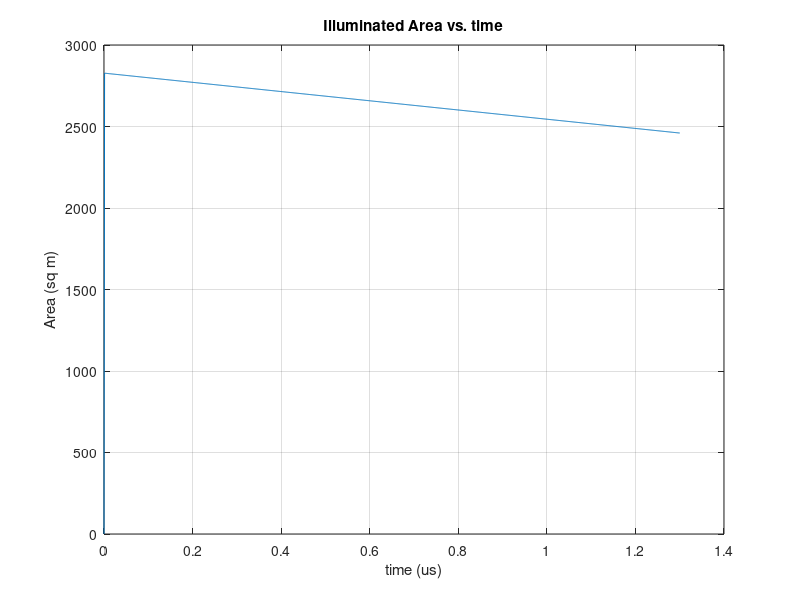
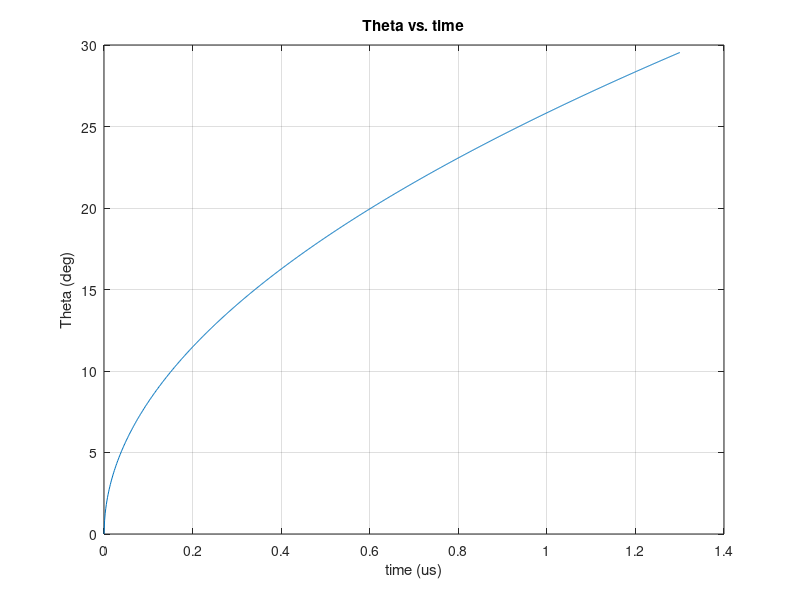
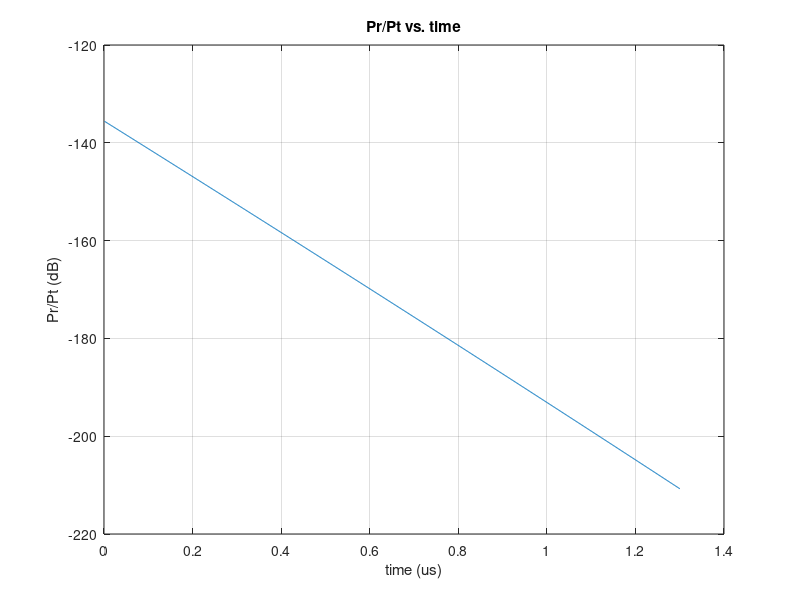
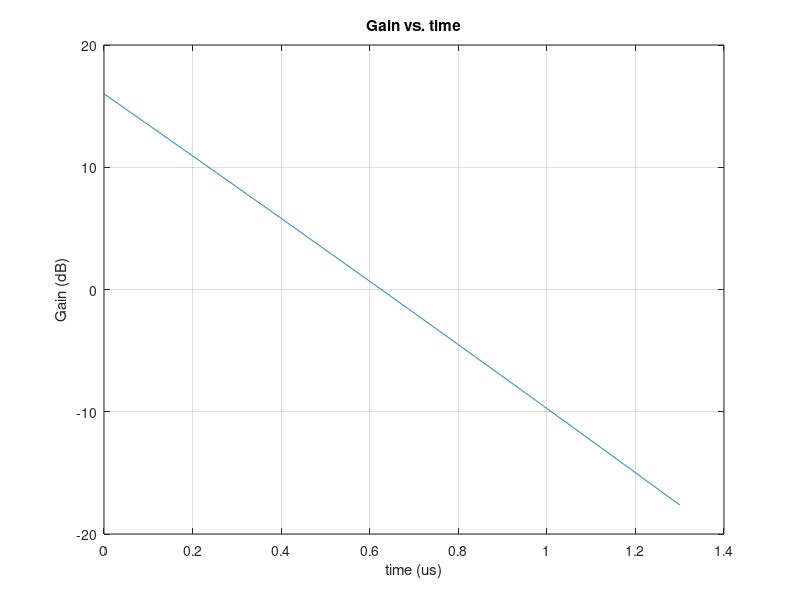

Reproduce these figures in MATLAB, in order.
% EECS725 Homework 3

clear;
close all;

% Universal constants
c         = 3e8;       % speed of light (m/s)

% Problem constraints
h         = 3e3;       % height (m)
lambda    = 10e-2;     % radar wavelength (m)
beta      = 25*pi/180; % 3dB beam width of antenna (Gaussian beam shape)
Go_dB     = 16;        % antenna peak gain (dB)
tau       = 1e-9;      % pulse duration (s)
sigma_o_0 = 0.1;       % backscattering coefficient

Go        = 10^(Go_dB/10); % antenna gain (linear)

% Simulation parameters
t_max     = 1.3e-6;    % max simulation time
N         = 1000;      % simulation granularity
t         = linspace(0,t_max,N); % time

%% Start simulation

t0 = h/c; % time that front part of transmitted pulse hits the earth
t1 = t0 + (c*tau/2); % time that back part of transmitted pulse hits the earth

% Compute radii for leading and trailing edge of wave pulse
r1 = sqrt(h^2 - (h - c.*t).^2); % (m)
r2 = sqrt(h^2 - (h - (c.*t) + (c*tau/2)).^2); % (m)
r2(1) = 0; % trailing edge has not contacted ground yet, so first time unit is zero

% Illuminated area (annulus)
area = pi*(r1.^2 - r2.^2); % (m)

% Theta (angle of center of annulus with respect to nadir)
theta = asin(((r1+r2)/2)/h); % (rad)
    
% Antenna gain at theta
G = Go * exp(-2.773 * ((theta/beta).^2 + (theta/beta).^2)); % (linear)
    
% Terrain backscaterring coefficient at theta
sigma_o = sigma_o_0 * (cos(theta).^9); % (linear)
    
% Distance from annulus center back to transmitter
R = sqrt( h^2 + ((r1+r2)/2).^2 ); % (m)

% Pr/Pt
PrPt = (lambda^2 * G.^2 .* area .* sigma_o) ./ ((4*pi)^3 * R.^4); % (linear)

%% Plots—————————————

figure(1)
plot(t*1e6,area);
title('Illuminated Area vs. time');
xlabel('time (us)');
ylabel('Area (sq m)');
grid on;

figure(2)
plot(t*1e6,theta*180/pi);
title('Theta vs. time');
xlabel('time (us)');
ylabel('Theta (deg)');
grid on;

figure(3)
plot(t*1e6,10*log10(PrPt));
title('Pr/Pt vs. time');
xlabel('time (us)');
ylabel('Pr/Pt (dB)');
grid on;

figure(4)
plot(t*1e6,10*log10(G));
title('Gain vs. time');
grid on;
xlabel('time (us)');
ylabel('Gain (dB)');
% Contribution is squared, so multiply dB spread by 2

figure(5)
plot(t*1e6,10*log10(sigma_o));
title('Sigma vs. time');
xlabel('time (us)');
ylabel('sigma (dB)');
grid on;

figure(6)
plot(t*1e6,r1);
hold on;
plot(t*1e6,r2);
title('r1 and r2 vs. time');
xlabel('time (us)');
ylabel('Radius (m)');
grid on;